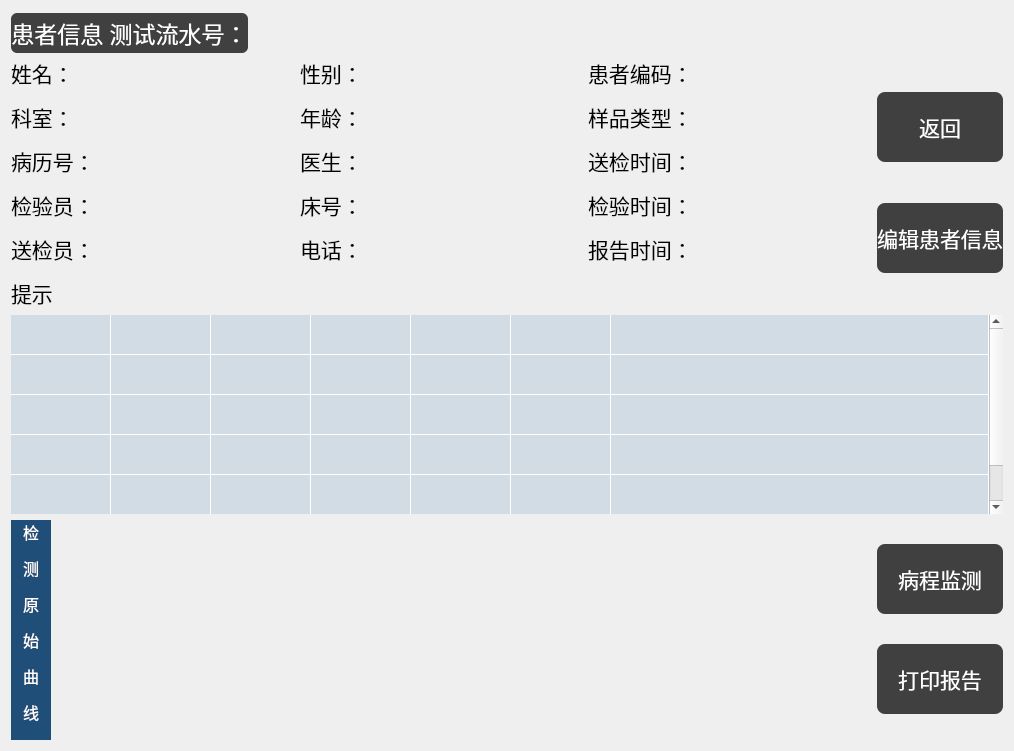
<?xml version="1.0" encoding="UTF-8"?>
<ui version="4.0">
 <class>ShowDataWidget</class>
 <widget class="QWidget" name="ShowDataWidget">
  <property name="geometry">
   <rect>
    <x>0</x>
    <y>0</y>
    <width>1014</width>
    <height>751</height>
   </rect>
  </property>
  <property name="windowTitle">
   <string>Form</string>
  </property>
  <layout class="QGridLayout" name="gridLayout_2" rowstretch="0,0,1,1" columnstretch="0,3,0">
   <item row="0" column="0" colspan="2">
    <layout class="QHBoxLayout" name="horizontalLayout">
     <item>
      <widget class="QLabel" name="Show_lab_num">
       <property name="minimumSize">
        <size>
         <width>35</width>
         <height>40</height>
        </size>
       </property>
       <property name="maximumSize">
        <size>
         <width>16777215</width>
         <height>36</height>
        </size>
       </property>
       <property name="font">
        <font>
         <pointsize>-1</pointsize>
        </font>
       </property>
       <property name="styleSheet">
        <string notr="true">QLabel
{
    background-color:rgb(64,64,64);
	font-size:23px;
	color:white;
border-radius:6px;
}</string>
       </property>
       <property name="text">
        <string>患者信息 测试流水号：</string>
       </property>
       <property name="alignment">
        <set>Qt::AlignCenter</set>
       </property>
      </widget>
     </item>
     <item>
      <spacer name="horizontalSpacer">
       <property name="orientation">
        <enum>Qt::Horizontal</enum>
       </property>
       <property name="sizeHint" stdset="0">
        <size>
         <width>40</width>
         <height>20</height>
        </size>
       </property>
      </spacer>
     </item>
    </layout>
   </item>
   <item row="1" column="0" colspan="2">
    <layout class="QGridLayout" name="gridLayout" rowstretch="5,1" columnstretch="1,1,1">
     <item row="0" column="0" rowspan="2">
      <widget class="QLabel" name="Show_lab_Message_1">
       <property name="maximumSize">
        <size>
         <width>16777215</width>
         <height>16777215</height>
        </size>
       </property>
       <property name="styleSheet">
        <string notr="true">QLabel{width:20px;height:20px;font-size:21px;
color:black;background-color:transparent;}</string>
       </property>
       <property name="text">
        <string>&lt;html&gt;&lt;head/&gt;&lt;body&gt;&lt;p&gt;姓名：&lt;/p&gt;&lt;p&gt;科室：&lt;/p&gt;&lt;p&gt;病历号：&lt;/p&gt;&lt;p&gt;检验员：&lt;/p&gt;&lt;p&gt;送检员：&lt;/p&gt;&lt;p&gt;提示&lt;/p&gt;&lt;/body&gt;&lt;/html&gt;</string>
       </property>
      </widget>
     </item>
     <item row="0" column="1">
      <widget class="QLabel" name="Show_lab_Message_2">
       <property name="maximumSize">
        <size>
         <width>16777215</width>
         <height>16777215</height>
        </size>
       </property>
       <property name="styleSheet">
        <string notr="true">QLabel{width:20px;height:20px;font-size:21px;
color:black;background-color:transparent;}</string>
       </property>
       <property name="text">
        <string>&lt;html&gt;&lt;head/&gt;&lt;body&gt;&lt;p&gt;性别：&lt;/p&gt;&lt;p&gt;年龄：&lt;/p&gt;&lt;p&gt;医生：&lt;/p&gt;&lt;p&gt;床号：&lt;/p&gt;&lt;p&gt;电话：&lt;/p&gt;&lt;/body&gt;&lt;/html&gt;</string>
       </property>
      </widget>
     </item>
     <item row="0" column="2">
      <widget class="QLabel" name="Show_lab_Message_3">
       <property name="maximumSize">
        <size>
         <width>16777215</width>
         <height>16777215</height>
        </size>
       </property>
       <property name="styleSheet">
        <string notr="true">QLabel{width:20px;height:20px;font-size:21px;
color:black;background-color:transparent;}</string>
       </property>
       <property name="text">
        <string>&lt;html&gt;&lt;head/&gt;&lt;body&gt;&lt;p&gt;患者编码：&lt;/p&gt;&lt;p&gt;样品类型：&lt;/p&gt;&lt;p&gt;送检时间：&lt;/p&gt;&lt;p&gt;检验时间：&lt;/p&gt;&lt;p&gt;报告时间：&lt;/p&gt;&lt;/body&gt;&lt;/html&gt;</string>
       </property>
      </widget>
     </item>
    </layout>
   </item>
   <item row="1" column="2">
    <layout class="QVBoxLayout" name="verticalLayout">
     <item>
      <widget class="QPushButton" name="Show_btn_Ret">
       <property name="sizePolicy">
        <sizepolicy hsizetype="Minimum" vsizetype="Minimum">
         <horstretch>0</horstretch>
         <verstretch>0</verstretch>
        </sizepolicy>
       </property>
       <property name="minimumSize">
        <size>
         <width>0</width>
         <height>35</height>
        </size>
       </property>
       <property name="maximumSize">
        <size>
         <width>16777215</width>
         <height>70</height>
        </size>
       </property>
       <property name="styleSheet">
        <string notr="true">QPushButton
{ 
	background-color:rgb(64,64,64); 
font-size:21px; 
border-radius:8px;
color:white;
}
QPushButton:hover
{
background-color:rgb(31,78,121); 
font-size:21px; 
border-radius:8px;
color:white;
}</string>
       </property>
       <property name="text">
        <string>返回</string>
       </property>
      </widget>
     </item>
     <item>
      <widget class="QPushButton" name="Show_btn_Write">
       <property name="sizePolicy">
        <sizepolicy hsizetype="Minimum" vsizetype="Minimum">
         <horstretch>0</horstretch>
         <verstretch>0</verstretch>
        </sizepolicy>
       </property>
       <property name="minimumSize">
        <size>
         <width>0</width>
         <height>35</height>
        </size>
       </property>
       <property name="maximumSize">
        <size>
         <width>16777215</width>
         <height>70</height>
        </size>
       </property>
       <property name="styleSheet">
        <string notr="true">QPushButton
{ 
	background-color:rgb(64,64,64); 
font-size:21px; 
border-radius:8px;
color:white;
}
QPushButton:hover
{
background-color:rgb(31,78,121); 
font-size:21px; 
border-radius:8px;
color:white;
}</string>
       </property>
       <property name="text">
        <string>编辑患者信息</string>
       </property>
      </widget>
     </item>
    </layout>
   </item>
   <item row="2" column="0" colspan="3">
    <widget class="QTableWidget" name="Show_table_result">
     <property name="styleSheet">
      <string notr="true">QTableWidget 
QHeaderView::section
{
background:rgb(31,78,121);
border:none;  
height:33px; 
color:white;
font-size:18px;
}
QTableWidget
{
background:rgb(210,220,228);
gridline-color:white;
font-size:18px; 
color:black; 
border:none;
}</string>
     </property>
     <property name="inputMethodHints">
      <set>Qt::ImhNone</set>
     </property>
     <property name="editTriggers">
      <set>QAbstractItemView::NoEditTriggers</set>
     </property>
     <property name="selectionBehavior">
      <enum>QAbstractItemView::SelectRows</enum>
     </property>
     <property name="textElideMode">
      <enum>Qt::ElideMiddle</enum>
     </property>
     <attribute name="horizontalHeaderVisible">
      <bool>false</bool>
     </attribute>
     <attribute name="horizontalHeaderHighlightSections">
      <bool>true</bool>
     </attribute>
     <attribute name="horizontalHeaderStretchLastSection">
      <bool>true</bool>
     </attribute>
     <attribute name="verticalHeaderVisible">
      <bool>false</bool>
     </attribute>
     <attribute name="verticalHeaderDefaultSectionSize">
      <number>40</number>
     </attribute>
     <row>
      <property name="text">
       <string>新建行</string>
      </property>
     </row>
     <row>
      <property name="text">
       <string>新建行</string>
      </property>
     </row>
     <row>
      <property name="text">
       <string>新建行</string>
      </property>
     </row>
     <row>
      <property name="text">
       <string>新建行</string>
      </property>
     </row>
     <row>
      <property name="text">
       <string>新建行</string>
      </property>
     </row>
     <column>
      <property name="text">
       <string>患者ID</string>
      </property>
     </column>
     <column>
      <property name="text">
       <string>试剂批号</string>
      </property>
     </column>
     <column>
      <property name="text">
       <string>样品状态</string>
      </property>
     </column>
     <column>
      <property name="text">
       <string>项目名称</string>
      </property>
     </column>
     <column>
      <property name="text">
       <string>检验结果</string>
      </property>
     </column>
     <column>
      <property name="text">
       <string>单位</string>
      </property>
     </column>
     <column>
      <property name="text">
       <string>范围</string>
      </property>
     </column>
    </widget>
   </item>
   <item row="3" column="0">
    <widget class="QLabel" name="Show_lab_Curve">
     <property name="sizePolicy">
      <sizepolicy hsizetype="Minimum" vsizetype="Minimum">
       <horstretch>0</horstretch>
       <verstretch>0</verstretch>
      </sizepolicy>
     </property>
     <property name="minimumSize">
      <size>
       <width>40</width>
       <height>220</height>
      </size>
     </property>
     <property name="font">
      <font>
       <pointsize>-1</pointsize>
      </font>
     </property>
     <property name="styleSheet">
      <string notr="true">QLabel
{
	background-color:rgb(31,78,121);
	font-size:16px;
	color:white;
}</string>
     </property>
     <property name="text">
      <string>&lt;html&gt;&lt;head/&gt;&lt;body&gt;&lt;p&gt;检&lt;/p&gt;&lt;p&gt;测&lt;/p&gt;&lt;p&gt;原&lt;/p&gt;&lt;p&gt;始&lt;/p&gt;&lt;p&gt;曲&lt;/p&gt;&lt;p&gt;线&lt;/p&gt;&lt;p&gt;图&lt;/p&gt;&lt;/body&gt;&lt;/html&gt;</string>
     </property>
     <property name="alignment">
      <set>Qt::AlignCenter</set>
     </property>
    </widget>
   </item>
   <item row="3" column="1">
    <layout class="QHBoxLayout" name="Show_layout_Curve"/>
   </item>
   <item row="3" column="2">
    <layout class="QVBoxLayout" name="verticalLayout_2">
     <item>
      <widget class="QPushButton" name="Show_btn_Monit">
       <property name="sizePolicy">
        <sizepolicy hsizetype="Minimum" vsizetype="Minimum">
         <horstretch>0</horstretch>
         <verstretch>0</verstretch>
        </sizepolicy>
       </property>
       <property name="minimumSize">
        <size>
         <width>0</width>
         <height>35</height>
        </size>
       </property>
       <property name="maximumSize">
        <size>
         <width>16777215</width>
         <height>70</height>
        </size>
       </property>
       <property name="styleSheet">
        <string notr="true">QPushButton
{ 
	background-color:rgb(64,64,64); 
font-size:21px; 
border-radius:8px;
color:white;
}
QPushButton:hover
{
background-color:rgb(31,78,121); 
font-size:21px; 
border-radius:8px;
color:white;
}</string>
       </property>
       <property name="text">
        <string>病程监测</string>
       </property>
      </widget>
     </item>
     <item>
      <widget class="QPushButton" name="Show_btn_Print">
       <property name="sizePolicy">
        <sizepolicy hsizetype="Minimum" vsizetype="Minimum">
         <horstretch>0</horstretch>
         <verstretch>0</verstretch>
        </sizepolicy>
       </property>
       <property name="minimumSize">
        <size>
         <width>0</width>
         <height>35</height>
        </size>
       </property>
       <property name="maximumSize">
        <size>
         <width>16777215</width>
         <height>70</height>
        </size>
       </property>
       <property name="styleSheet">
        <string notr="true">QPushButton
{ 
	background-color:rgb(64,64,64); 
font-size:21px; 
border-radius:8px;
color:white;
}
QPushButton:hover
{
background-color:rgb(31,78,121); 
font-size:21px; 
border-radius:8px;
color:white;
}</string>
       </property>
       <property name="text">
        <string>打印报告</string>
       </property>
      </widget>
     </item>
    </layout>
   </item>
  </layout>
 </widget>
 <resources/>
 <connections/>
</ui>
